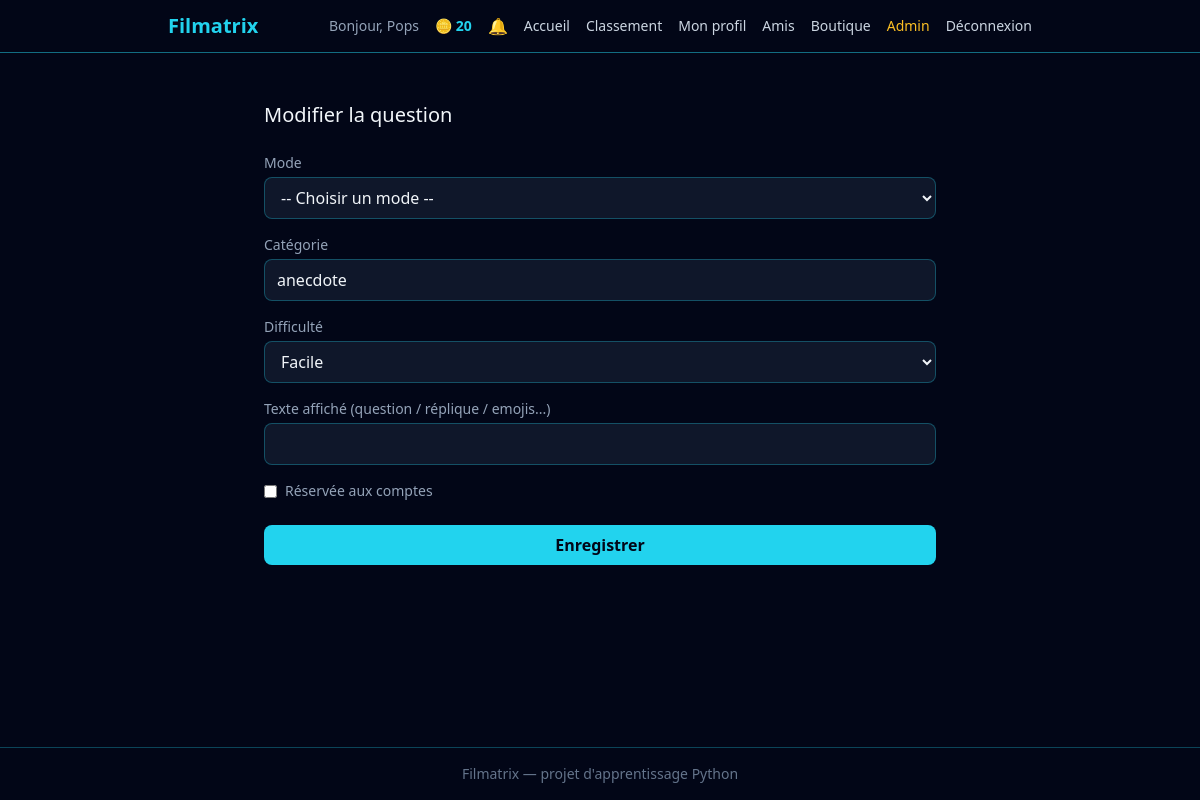
/admin/questions/22/modifier (signed in), run on the app's committed database.
### src/models.py (models this page shows, shortened)
class User(db.Model, UserMixin):
    __tablename__ = "users"
    id = db.Column(db.Integer, primary_key=True)
    username = db.Column(db.String(50), unique=True, nullable=False)
    email = db.Column(db.String(120), unique=True, nullable=False)
    password_hash = db.Column(db.String(255), nullable=False)
    total_xp = db.Column(db.Integer, nullable=False, default=0)
    coins = db.Column(db.Integer, nullable=False, default=0)
    equipped_title = db.Column(db.String(50), nullable=True)
    is_admin = db.Column(db.Boolean, nullable=False, default=False)
    avatar = db.Column(db.String(10), nullable=True)
    bio = db.Column(db.String(280), nullable=True)

class Question(db.Model):
    __tablename__ = "questions"
    id = db.Column(db.Integer, primary_key=True)
    mode = db.Column(db.String(50), nullable=False)
    category = db.Column(db.String(50), nullable=False)
    difficulty = db.Column(db.String(20), nullable=False)
    prompt = db.Column(db.Text, nullable=False)
    payload = db.Column(db.JSON, nullable=False)
    correct_answer = db.Column(db.JSON, nullable=False)
    requires_account = db.Column(db.Boolean, nullable=False, default=False)

### app.py (the view, shortened to what this page needs)
    @app.route("/admin/questions/<int:question_id>/modifier", methods=["GET", "POST"])
    @login_required
    @admin_required
    def admin_questions_edit(question_id: int) -> str:
        question = Question.query.get_or_404(question_id)
        return render_template("admin/question_form.html", question=question)

### src/admin.py (called while the page is built)
def admin_required(view_function):
    @wraps(view_function)
    def wrapped_view(*args, **kwargs):
        if not current_user.is_authenticated or not current_user.is_admin:
            abort(403)
        return view_function(*args, **kwargs)
    return wrapped_view

### src/notifications.py (called while the page is built)
def get_unread_count(user_id: int) -> int:
    return Notification.query.filter_by(user_id=user_id, is_read=False).count()

### templates/admin/question_form.html (shortened to what this page needs)
{% extends "base.html" %}
{% block content %}
<div class="max-w-2xl mx-auto mt-8">
    <h2 class="text-xl mb-6">
        {% if question %}Modifier la question{% else %}Nouvelle question{% endif %}
    </h2>
    <form method="POST" id="question-form" class="flex flex-col gap-4">
        <div>
            <label class="block text-sm text-slate-400 mb-1">Mode</label>
            <select id="mode-select" name="mode" required
                    class="w-full bg-slate-900 border border-cyan-400/30 rounded-lg px-3 py-2 text-slate-100">
                <option value="">-- Choisir un mode --</option>
            </select>
        </div>
        <div>
            <label class="block text-sm text-slate-400 mb-1">Catégorie</label>
            <input type="text" name="category" required
                   value="{{ question.category if question else '' }}"
                   class="w-full bg-slate-900 border border-cyan-400/30 rounded-lg px-3 py-2 text-slate-100">
        </div>
        <div>
            <label class="block text-sm text-slate-400 mb-1">Difficulté</label>
            <select name="difficulty" required
                    class="w-full bg-slate-900 border border-cyan-400/30 rounded-lg px-3 py-2 text-slate-100">
                <option value="facile">Facile</option>
            </select>
        </div>
        <div id="field-group-prompt">
            <label class="block text-sm text-slate-400 mb-1">Texte affiché (question / réplique / emojis...)</label>
            <input type="text" name="prompt" value="{{ question.prompt if question else '' }}"
                   class="w-full bg-slate-900 border border-cyan-400/30 rounded-lg px-3 py-2 text-slate-100">
        </div>
        <label class="flex items-center gap-2 text-sm text-slate-400">
            <input type="checkbox" name="requires_account"
                   {% if question and question.requires_account %}checked{% endif %}>
            Réservée aux comptes
        </label>
        <button type="submit"
                class="bg-cyan-400 hover:bg-cyan-300 text-slate-950 font-bold py-2 rounded-lg transition mt-2">
            Enregistrer
        </button>
    </form>
</div>
{% endblock %}

### templates/base.html (shortened to what this page needs)
<!DOCTYPE html>
<html lang="fr">
<head>
    <link rel="stylesheet" href="{{ url_for('static', filename='css/output.css') }}">
</head>
<body class="bg-slate-950 text-slate-100 min-h-screen flex flex-col">
    <header class="border-b border-cyan-400/50">
    <nav class="max-w-4xl mx-auto px-4 py-3">
        <div class="flex items-center justify-between">
            <a href="{{ url_for('home') }}" class="text-xl font-bold text-cyan-400">
                Filmatrix
            </a>
            <div class="flex items-center gap-4">
                {% if current_user.is_authenticated %}
                    <span class="text-slate-400 text-sm">Bonjour, {{ current_user.username }}</span>
                    <span class="text-cyan-400 text-sm font-bold flex items-center gap-1">
                         🪙 {{ current_user.coins }}
                    </span>
                    <div class="relative">
                        <button id="notification-bell" class="relative text-slate-300 hover:text-cyan-400 transition" aria-label="Notifications">
                            🔔
                        </button>
                    </div>
                {% endif %}
                <div class="hidden md:flex items-center gap-4 text-sm">
                    <a href="{{ url_for('home') }}" class="text-slate-300 hover:text-cyan-400 transition">Accueil</a>
                    <a href="{{ url_for('leaderboard') }}" class="text-slate-300 hover:text-cyan-400 transition">Classement</a>
                    {% if current_user.is_authenticated %}
                        <a href="{{ url_for('profile') }}" class="text-slate-300 hover:text-cyan-400 transition">Mon profil</a>
                        <a href="{{ url_for('friends_list') }}" class="text-slate-300 hover:text-cyan-400 transition">Amis</a>
                        <a href="{{ url_for('shop') }}" class="text-slate-300 hover:text-cyan-400 transition">Boutique</a>
                        {% if current_user.is_admin %}
                            <a href="{{ url_for('admin_questions_list') }}" class="text-amber-400 hover:text-amber-300 transition">Admin</a>
                        {% endif %}
                        <a href="{{ url_for('logout') }}" class="text-slate-300 hover:text-cyan-400 transition">Déconnexion</a>
                    {% else %}
                        <a href="{{ url_for('login') }}" class="text-slate-300 hover:text-cyan-400 transition">Connexion</a>
                        <a href="{{ url_for('register') }}" class="bg-cyan-400 hover:bg-cyan-300 text-slate-950 font-bold px-3 py-1.5 rounded-lg transition">Inscription</a>
                    {% endif %}
                </div>
            </div>
        </div>
    </nav>
</header>
    <main class="flex-1 p-4">
        {% block content %}{% endblock %}
    </main>
    <footer class="border-t border-cyan-400/30 text-center text-slate-500 text-sm py-4">
        Filmatrix — projet d'apprentissage Python
    </footer>
</body>
</html>

### data on the page
User: username "Pops", coins "20"
Question: category "anecdote"
